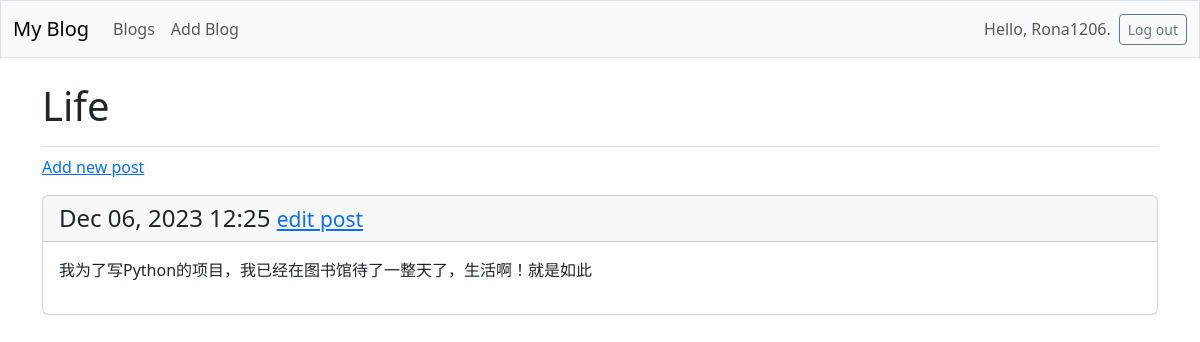
Page /blog/8/ (signed in) on the committed database.
### blogs/models.py (models this page shows, shortened)
class Blog(models.Model):
    title = models.CharField(max_length=100)
    date_added = models.DateTimeField(auto_now_add=True)  # 创建时间
    author = models.ForeignKey(User, on_delete=models.CASCADE, related_name='authored_blogs')
    owner = models.ForeignKey(User, on_delete=models.CASCADE, related_name='owned_blogs')
    description = models.TextField(blank=True)  # 描述，可以为空
    cover_image = models.ImageField(upload_to='blog_covers/', blank=True, null=True)  # 封面图，允许为空

class Post(models.Model):
    title = models.CharField(max_length=200)
    content = models.TextField()
    author = models.ForeignKey(User, on_delete=models.CASCADE)  # 博文作者关联到用户模型
    date_added = models.DateTimeField(auto_now_add=True)  # 创建时间
    blog = models.ForeignKey(Blog, on_delete=models.CASCADE)  # 外键关联到博客模型
    tags = models.CharField(max_length=100, blank=True)  # 标签，可以为空，可以根据需要更改数据类型
    image = models.ImageField(upload_to='post_images/', blank=True, null=True)  # 图片，允许为空
    likes = models.IntegerField(default=0)  # 点赞数，默认为0

### blogs/views.py (the view)
# urls.py: path('blog/<int:blog_id>/', views.blog, name='blog'),
@login_required
def blog(request, blog_id):
    blog = Blog.objects.get(id=blog_id)
    if blog.author != request.user:
        raise Http404
    posts = blog.post_set.order_by('-date_added')
    context = {'blog': blog, 'posts': posts}
    return render(request, 'blogs/blog.html', context)

### blogs/templates/blogs/blog.html
{% extends 'blogs/base.html' %}
{% block page_header %}
    <h1>{{ blog.title }}</h1>
{% endblock page_header %}
{% block content %}
<p>
<a href="{% url 'blogs:publish_post' blog_id=blog.id %}">Add new post</a>
</p>
{% for post in posts %}
<div class="card mb-3">
    <h4 class="card-header">
    {{ post.date_added|date:'M d, Y H:i' }}
    <small><a href="{% url 'blogs:edit_post' post_id=post.id %}">
        edit post</a></small>
    </h4>
    <div class="card-body">{{ post.content|linebreaks }}</div>
</div>
{% empty %}
<p>There are no posts for this blog yet.</p>
{% endfor %}
{% endblock content %}

### blogs/templates/blogs/base.html (shortened to what this page needs)
<!doctype html>
<html lang="en">
<head>
    {% load django_bootstrap5 %}
    {% bootstrap_css %}
</head>
<body>
    <nav class="navbar navbar-expand-md navbar-light bg-light mb-4 border">
        <div class="container-fluid">
            <a class="navbar-brand" href="{% url 'blogs:index' %}">
                My Blog</a>
            <div class="collapse navbar-collapse" id="navbarCollapse">
                <ul class="navbar-nav me-auto mb-2 mb-md-0">
                    <li class="nav-item">
                        <a class="nav-link" href="{% url 'blogs:blogs' %}">
                            Blogs</a></li>
                    <li class="nav-item">
                        <a class="nav-link" href="{% url 'blogs:add_blog' %}">
                            Add Blog</a>
                    </li>
                </ul>
                <ul class="navbar-nav ms-auto mb-2 mb-md-0">
                    {% if user.is_authenticated %}
                    <li class="nav-item">
                        <span class="navbar-text me-2">Hello, {{ user.username }}.
                        </span></li>
                    {% endif %}
                </ul>
                {% if user.is_authenticated %}
                <form action="{% url 'accounts:logout' %}" method='post'>
                    <button name='submit' class='btn btn-outline-secondary btn-sm'>
                    Log out</button>
                </form>
            {% endif %}
            </div>
        </div>
    </nav>
    <main class="container">
        <div class="pb-2 mb-2 border-bottom">
            {% block page_header %}{% endblock page_header %}
        </div>
        <div>
            {% block content %}{% endblock content %}
        </div>
    </main>
</body>
</html>

### rows in the picture
Blog: title "Life"
Post: date_added "Dec 06, 2023 12:25", content "我为了写Python的项目，我已经在图书馆待了一整天了，生活啊！就是如此"

### other values in the picture
{{ user.username }} "Rona1206"
